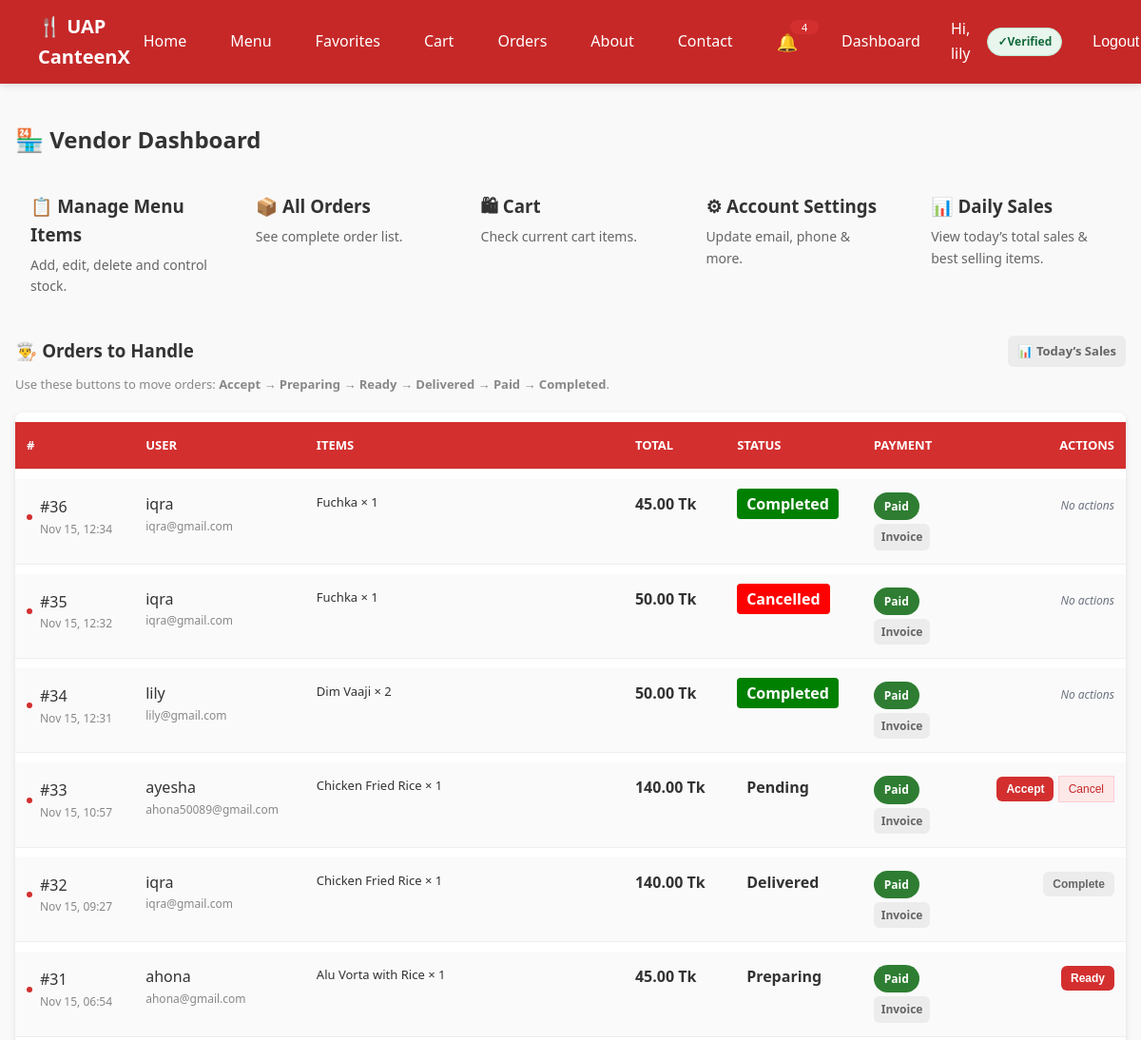
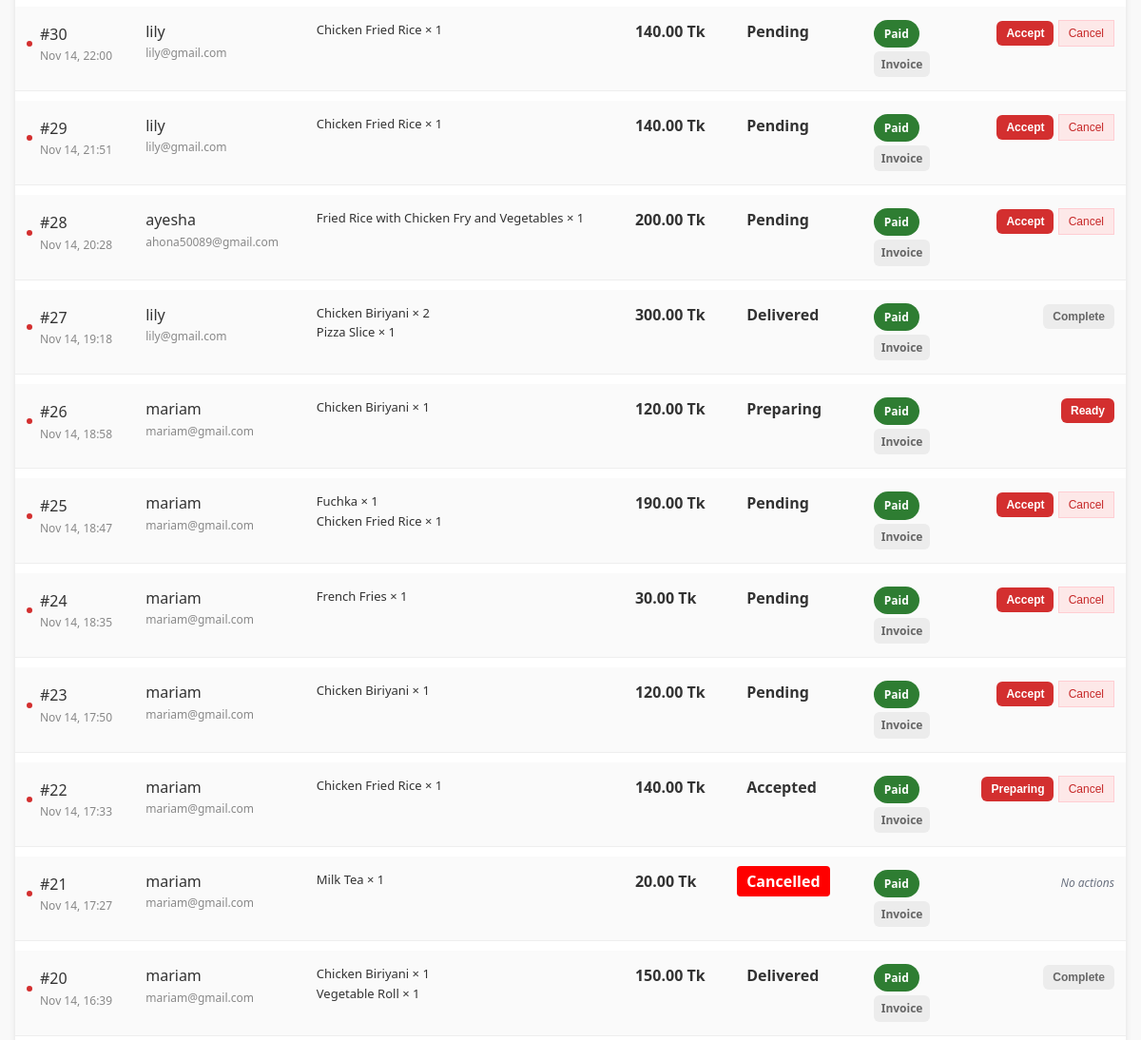
Page /dashboard/ (signed in, upper part) on the earlier database version (2 pictures, top to bottom).
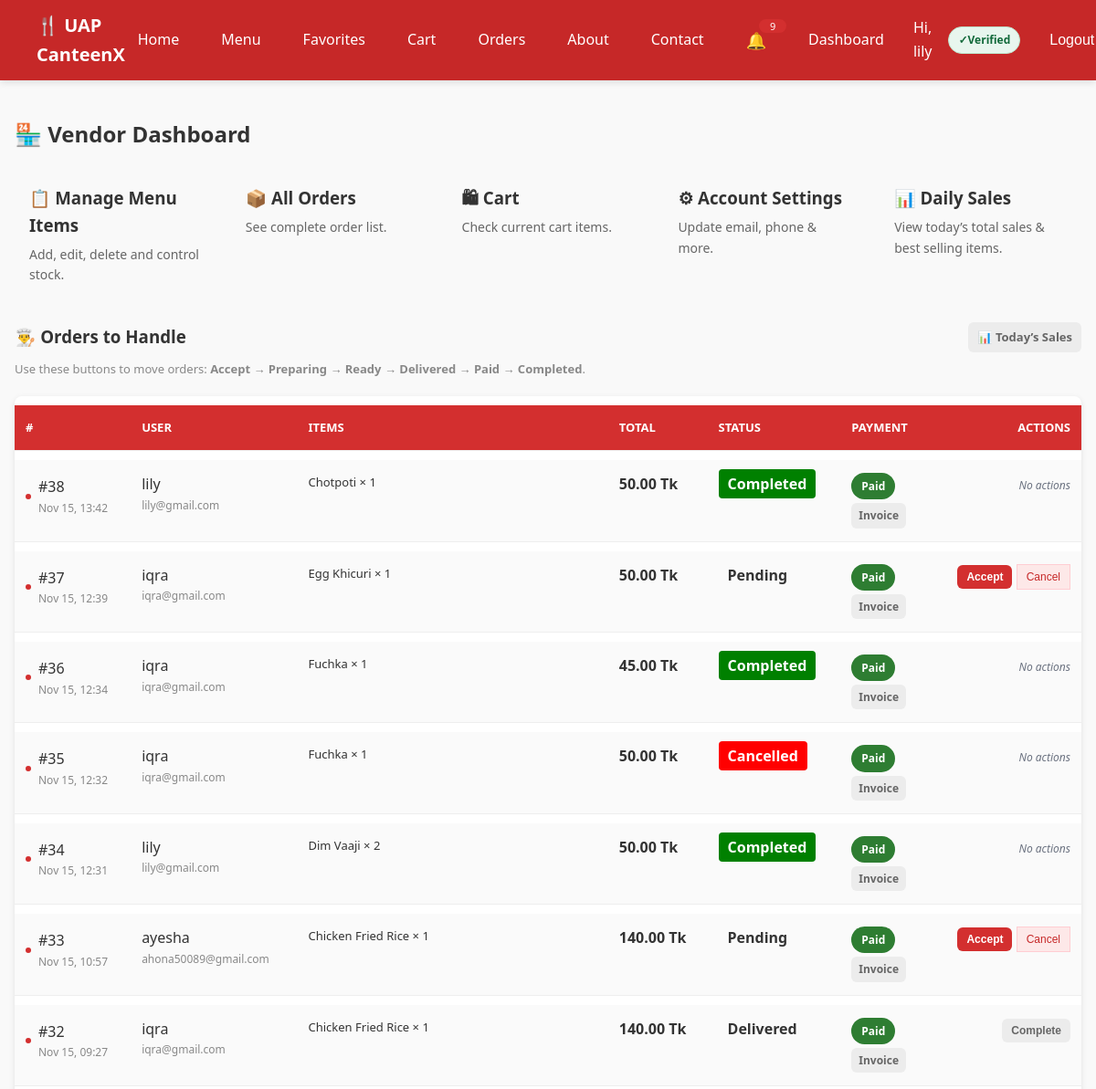
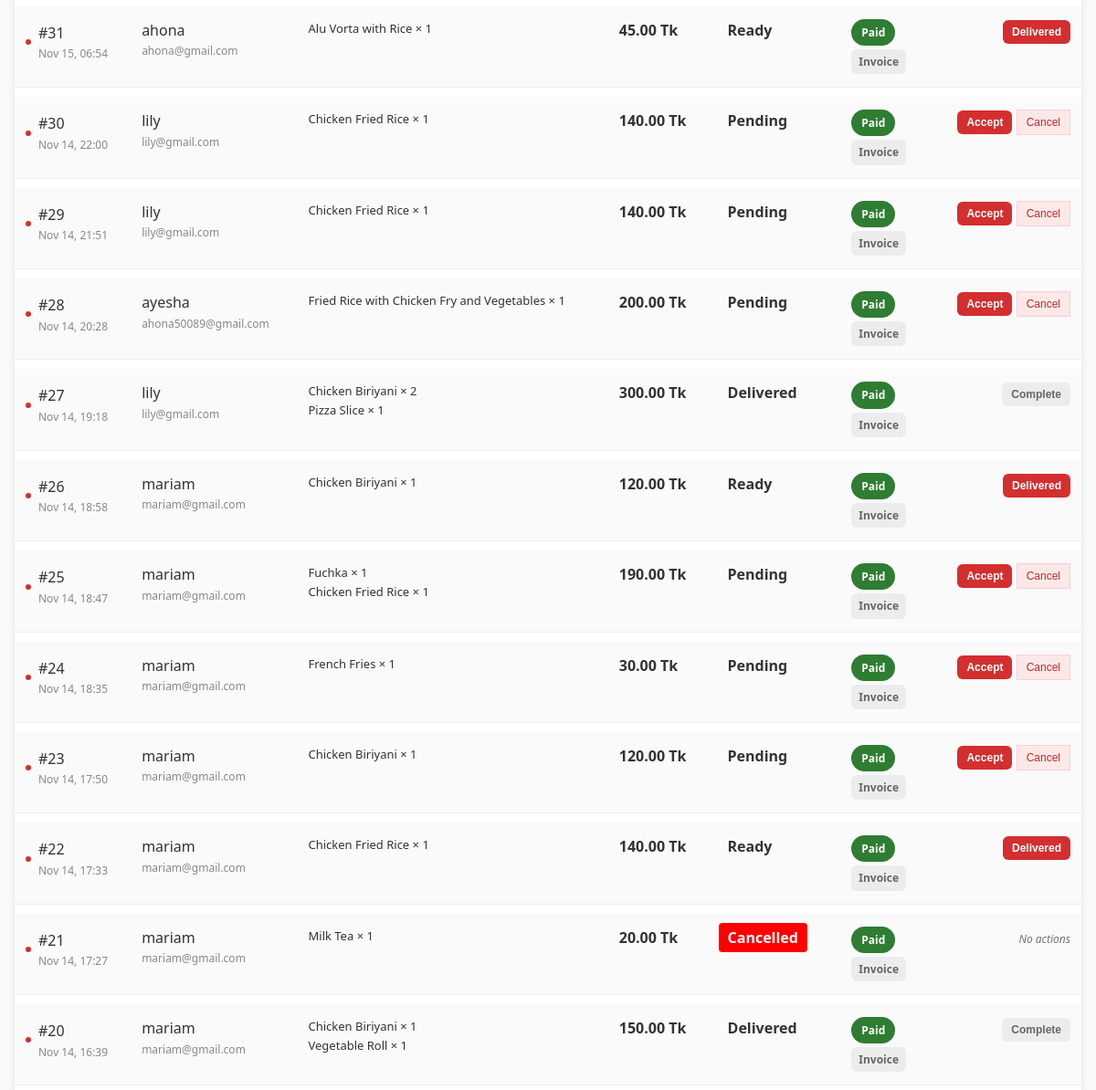
Same page on the later database version (2 pictures, top to bottom).
### my_canteen/models.py (models this page shows, shortened)
class Order(models.Model):
    STATUS_CHOICES = [
        ('pending', 'Pending'),
        ('accepted', 'Accepted'),
        ('preparing', 'Preparing'),
        ('ready', 'Ready'),
        ('delivered', 'Delivered'),
        ('completed', 'Completed'),
        ('cancelled', 'Cancelled'),
    ]
    PAYMENT_STATUS_CHOICES = [('unpaid', 'Unpaid'), ('paid', 'Paid')]
    PAYMENT_METHOD_CHOICES = [
        ('cash', 'Cash'),
        ('mock_card', 'Mock Card'),
        ('stripe', 'Stripe'),
        ('sslcommerz', 'SSLCommerz'),
    ]
    user = models.ForeignKey(User, on_delete=models.CASCADE)
    total_price = models.DecimalField(max_digits=8, decimal_places=2)
    address = models.CharField(max_length=255)
    status = models.CharField(max_length=20, choices=STATUS_CHOICES, default='pending')
    payment_status = models.CharField(max_length=10, choices=PAYMENT_STATUS_CHOICES, default='unpaid')
    payment_method = models.CharField(max_length=10, choices=PAYMENT_METHOD_CHOICES, default='cash')
    created_at = models.DateTimeField(auto_now_add=True)

class OrderItem(models.Model):
    order = models.ForeignKey(Order, on_delete=models.CASCADE)
    item = models.ForeignKey(MenuItem, on_delete=models.CASCADE)
    quantity = models.PositiveIntegerField(default=1)
    unit_price = models.DecimalField(max_digits=6, decimal_places=2)

class MenuItem(models.Model):
    name = models.CharField(max_length=100)
    description = models.TextField(blank=True)
    price = models.DecimalField(max_digits=6, decimal_places=2)
    stock = models.PositiveIntegerField(default=0)
    image = models.ImageField(upload_to='menu/', blank=True, null=True)
    category = models.ForeignKey(Category, on_delete=models.CASCADE, null=True)
    is_active = models.BooleanField(default=True)
    is_popular = models.BooleanField(default=False)
    rating_avg = models.FloatField(default=0)
    rating_count = models.PositiveIntegerField(default=0)

### my_canteen/views.py (the view)
# urls.py: path("dashboard/", views.dashboard, name="dashboard"),
@login_required
def dashboard(request):
    profile = UserProfile.objects.select_related("user").get(user=request.user)
    real_role = profile.role
    effective_role = get_effective_role(real_role)
    if effective_role in ["admin", "vendor"]:
        orders = Order.objects.all().order_by("-created_at")
        items = MenuItem.objects.all()
    elif effective_role == "staff":
        orders = Order.objects.filter(
            status__in=["accepted", "preparing"]
        ).order_by("-created_at")
        items = None
    else:
        orders = Order.objects.filter(user=request.user).order_by("-created_at")
        items = None
    title_map = {
        "admin": "🛠 Admin Dashboard",
        "vendor": "🏪 Vendor Dashboard",
        "staff": "👨‍🍳 Staff Dashboard",
        "student": "🎓 Student Dashboard",
        "faculty": "🎓 Faculty Dashboard",
        "guest": "👋 Welcome",
    }
    dashboard_title = title_map.get(real_role, "Dashboard")
    template_name = f"my_canteen/dashboard/{real_role}.html"
    ctx = {
        "profile": profile,
        "orders": orders,
        "items": items,
        "real_role": real_role,
        "effective_role": effective_role,
        "dashboard_title": dashboard_title,
    }
    return render(request, template_name, ctx)

### my_canteen/context_processors.py (called while the page is built)
def favorites_processor(request):
    if request.user.is_authenticated:
        fav_ids = Favorite.objects.filter(user=request.user).values_list('item_id', flat=True)
        return {"favorite_items": set(fav_ids)}
    return {"favorite_items": set()}

def cart_count(request):
    cart = request.session.get("cart", {})
    return {"cart_count": sum(cart.values())}

def notifications_context(request):
    if request.user.is_authenticated:
        unread_count = Notification.objects.filter(user=request.user, is_read=False).count()
    else:
        unread_count = 0
    return {
        "unread_notifications": unread_count
    }

### my_canteen/views.py (called while the page is built)
def get_effective_role(real_role: str) -> str:
    if real_role == "admin":
        return "vendor"
    if real_role == "vendor":
        return "admin"
    return real_role

### my_canteen/templates/my_canteen/dashboard/vendor.html (shortened to what the changed rows need)
{% extends "my_canteen/base.html" %}
{% block content %}
<h2>{{ dashboard_title|default:"🏪 Vendor Dashboard" }}</h2>
<table class="orders-table pretty">
  <thead>
    <tr>
      <th>#</th>
      <th>User</th>
      <th>Items</th>
      <th>Total</th>
      <th>Status</th>
      <th>Payment</th>
      <th style="text-align:right;">Actions</th>
    </tr>
  </thead>
  <tbody>
  {% for order in orders %}
    <tr>
      <td>
        <div class="order-line">
          <span class="dot"></span>
          <div>
            <div>#{{ order.id }}</div>
            <div class="sub" style="font-size:12px;color:#888;">
              {{ order.created_at|date:"M d, H:i" }}
            </div>
          </div>
        </div>
      </td>
      <td>
        {{ order.user.username }}
        <div class="sub" style="font-size:12px;color:#888;">
          {{ order.user.email }}
        </div>
      </td>
      <td style="font-size:13px;">
        {% for oi in order.orderitem_set.all %}
          {{ oi.item.name }} × {{ oi.quantity }}<br>
        {% endfor %}
      </td>
      <td>
        <strong>{{ order.total_price }} Tk</strong>
      </td>
      <td>
        <span class="status {{ order.status }}">
          {{ order.status|title }}
        </span>
      </td>
      <td>
        {% if order.payment_status == "paid" %}
          <span class="badge success">Paid</span>
        {% else %}
          <span class="badge warn">Unpaid</span>
        {% endif %}
        <div style="margin-top:4px;">
          <a href="{% url 'order_invoice_pdf' order.id %}"
             class="btn btn-soft"
             style="padding:4px 8px;font-size:12px;">
            Invoice
          </a>
        </div>
      </td>
      <td class="actions" style="text-align:right;white-space:nowrap;">
        {% if order.status == "pending" %}
          <form method="post" action="{% url 'order_accept' order.id %}" style="display:inline;">
            <button type="submit" class="btn" style="padding:6px 10px;font-size:12px;">
              Accept
            </button>
          </form>
          <form method="post" action="{% url 'order_cancel' order.id %}" style="display:inline;">
            <button type="submit" class="btn-soft-danger" style="padding:6px 10px;font-size:12px;">
              Cancel
            </button>
          </form>
        {% elif order.status == "accepted" %}
          <form method="post" action="{% url 'order_preparing' order.id %}" style="display:inline;">
            <button type="submit" class="btn" style="padding:6px 10px;font-size:12px;">
              Preparing
            </button>
          </form>
          <form method="post" action="{% url 'order_cancel' order.id %}" style="display:inline;">
            <button type="submit" class="btn-soft-danger" style="padding:6px 10px;font-size:12px;">
              Cancel
            </button>
          </form>
        {% elif order.status == "preparing" %}
          <form method="post" action="{% url 'order_ready' order.id %}" style="display:inline;">
            <button type="submit" class="btn" style="padding:6px 10px;font-size:12px;">
              Ready
            </button>
          </form>
        {% elif order.status == "ready" %}
          <form method="post" action="{% url 'order_delivered' order.id %}" style="display:inline;">
            <button type="submit" class="btn" style="padding:6px 10px;font-size:12px;">
              Delivered
            </button>
          </form>
        {% elif order.status == "delivered" %}
          <form method="post" action="{% url 'order_completed' order.id %}" style="display:inline;">
            <button type="submit" class="btn btn-soft" style="padding:6px 10px;font-size:12px;">
              Complete
            </button>
          </form>
        {% else %}
          <em style="color:#6b7280;font-size:12px;">No actions</em>
        {% endif %}
      </td>
    </tr>
  {% empty %}
    <tr>
      <td colspan="7" style="text-align:center;padding:18px;color:#777;">
        No deliveries yet.
      </td>
    </tr>
  {% endfor %}
  </tbody>
</table>
{% endblock %}

### my_canteen/templates/my_canteen/base.html (shortened to what this page needs)
{% load static %}
<!DOCTYPE html>
<html lang="en">
<head>
  <link rel="stylesheet" href="{% static 'my_canteen/css/styles.css' %}"/>
</head>
<body>
  <nav class="navbar">
    <div class="logo">🍴 UAP CanteenX</div>
    <ul class="nav-links">
      <li><a href="{% url 'home' %}">Home</a></li>
      <li><a href="{% url 'menu' %}">Menu</a></li>
      <li><a href="{% url 'favorites' %}"> Favorites</a></li>
      <li>
        <a href="{% url 'cart' %}">
          Cart
        </a>
      </li>
      <li><a href="{% url 'orders' %}">Orders</a></li>
      <li><a href="{% url 'about' %}">About</a></li>
      <li><a href="{% url 'contact' %}">Contact</a></li>
      {% if user.is_authenticated %}
        <li style="position:relative;">
          <a href="{% url 'notifications' %}"
             style="display:inline-flex;align-items:center;justify-content:center;
                    font-size:18px;text-decoration:none;">
            🔔
          </a>
          {% if unread_notifications > 0 %}
            <span style="
              position:absolute;
              top:-4px;
              right:-8px;
              background:#d32f2f;
              color:#fff;
              font-size:11px;
              padding:2px 6px;
              border-radius:999px;
              line-height:1;
              min-width:18px;
              text-align:center;
            ">
              {{ unread_notifications }}
            </span>
          {% endif %}
        </li>
        <li><a href="{% url 'dashboard' %}">Dashboard</a></li>
        <li class="nav-user">Hi, {{ user.username }}</li>
        <li>
          {% if user.is_active %}
            <span class="badge badge-verified">Verified</span>
          {% else %}
            <span class="badge badge-unverified">Email not verified</span>
          {% endif %}
        </li>
        <li>
          <form action="{% url 'logout' %}" method="post" style="display:inline;">
            <button type="submit" class="link-like">Logout</button>
          </form>
        </li>
      {% else %}
        <li><a href="{% url 'login' %}">Login</a></li>
        <li><a class="btn" href="{% url 'signup' %}">Signup</a></li>
      {% endif %}
    </ul>
  </nav>
  <main class="container">
    {% block content %}{% endblock %}
  </main>
</body>
</html>

Differences in the rows shown:
added Order: id "38", created_at "Nov 15, 13:42", user.username "lily", user.email "lily@gmail.com", total_price "50.00", status "Completed", payment_status "Paid", shows "No actions"
added OrderItem: item.name "Chotpoti", quantity "1", shown under "38"
added Order: id "37", created_at "Nov 15, 12:39", user.username "iqra", user.email "iqra@gmail.com", total_price "50.00", status "Pending", payment_status "Paid", shows "Accept"
added OrderItem: item.name "Egg Khicuri", quantity "1", shown under "37"
changed Order "Nov 15, 06:54": status "Preparing" → "Ready"; status "Ready" → "Delivered"
changed Order "Nov 14, 18:58": status "Preparing" → "Ready"; status "Ready" → "Delivered"
changed Order "Nov 14, 17:33": status "Accepted" → "Ready"; status "Preparing Cancel" → "Delivered"
Other differences:
{{ unread_notifications }}: "4" → "9"
